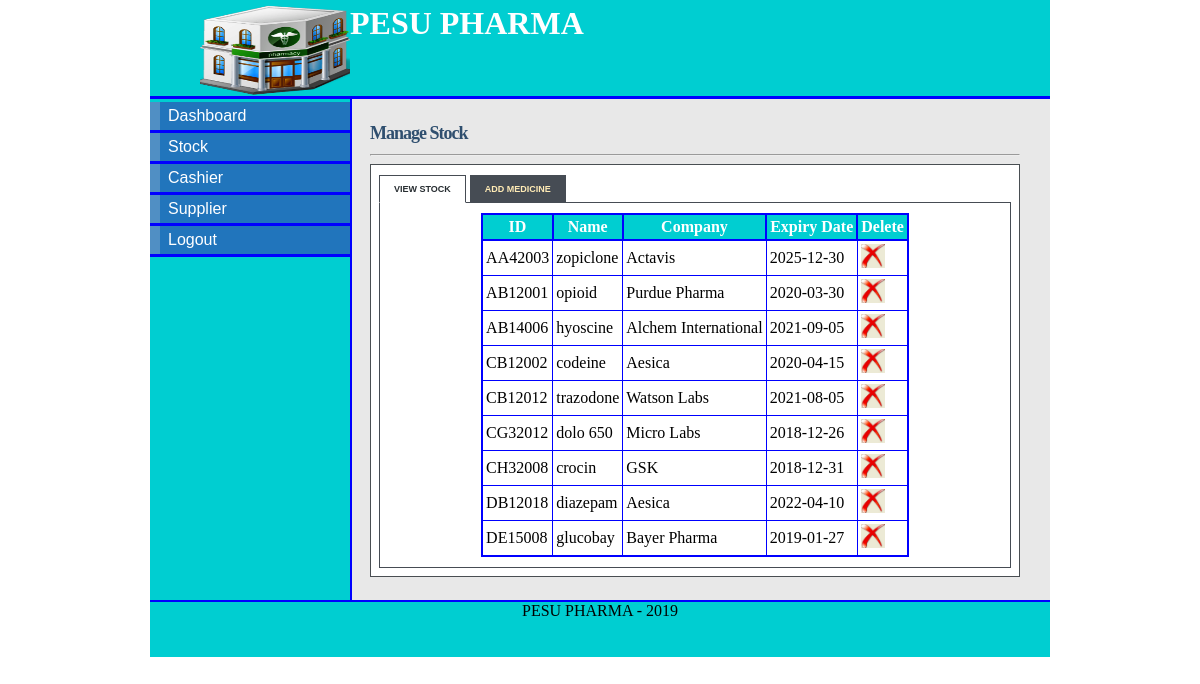
Screenshot of /stock.php (signed in) with the database file from the repository.
### tables this page shows
CREATE TABLE IF NOT EXISTS `STOCK`(
  `stock_id` VARCHAR(10) NOT NULL,
  `drug` VARCHAR(25) NOT NULL,
  `quantity` INT,
  `company` VARCHAR(25) NOT NULL,
  `cost` INT,
  `description` VARCHAR(50),
  `expiry_date` DATE,
  PRIMARY KEY(`stock_id`)
);

### stock.php (the view, shortened to what this page needs)
<!DOCTYPE html>
<html>
<head>
<link rel="stylesheet" type="text/css" href="style/mystyle.css">
<link rel="stylesheet" href="style/style.css" type="text/css" media="screen" />
<link rel="stylesheet" href="style/table.css" type="text/css" media="screen" />
</head>
<body>
<div id="content">
<div id="header">
<h1><a href="#"><img src="images/hd_logo.jpg"></a>  PESU PHARMA</h1></div>
<div id="left_column">
<div id="button">
        <ul>
			<li><a href="admin.php">Dashboard</a></li>
            <li><a href="stock.php">Stock</a></li>
			<li><a href="admin_cashier.php">Cashier</a></li>
			<li><a href="admin_supplier.php">Supplier</a></li>
			<li><a href="logout.php">Logout</a></li>
		</ul>
</div>
		</div>
<div id="main">
<div id="tabbed_box" class="tabbed_box">
    <h4>Manage Stock</h4>
<hr/>
    <div class="tabbed_area">
        <ul class="tabs">
            <li><a href="javascript:tabSwitch('tab_1', 'content_1');" id="tab_1" class="active">View Stock</a></li>
            <li><a href="javascript:tabSwitch('tab_2', 'content_2');" id="tab_2">Add Medicine</a></li>
        </ul>
        <div id="content_1" class="content">
		<?php
        include_once('connect_db.php');
        $result = mysqli_query($con,"SELECT * FROM STOCK")
                or die(mysqli_error($con));
        echo "<table border='1' cellpadding='3' align='center'>";
         echo "<tr><th>ID</th><th>Name</th><th>Company</th><th>Expiry Date</th><th>Delete</th></tr>";
        while($row = mysqli_fetch_array( $result )) {
                echo "<tr>";
                 echo '<td>' . $row['stock_id'] . '</td>';
                echo '<td>' . $row['drug'] . '</td>';
				echo '<td>' . $row['company'] . '</td>';
				echo '<td>' . $row['expiry_date'] . '</td>';?>
				<td><a href="delete_stock.php?stock_id=<?php echo $row['stock_id']?>"><img src="images/delete-icon.jpg" width="24" height="24" border="0" /></a></td>
				<?php
		 }
        echo "</table>";
?>
        </div>
    </div>
</div>
</div>
<div id="footer" align="Center"> PESU PHARMA - 2019</div>
</div>
</body>
</html>

### style/mystyle.css (style rules this page uses)
body { margin-top: 0px; padding-top: 0px; }
#content { margin-left: auto; margin-right: auto; background: #E8E8E8; width: 900px; height: 600px; }
#header { width: 900px; height: 96px; background: #00CED1; border-bottom: solid 3px blue; }
#header h1 { margin: 0px; padding-top: 5px; margin-left: 50px; color: #fff; }
#header img { float:left; height: 90px; width: 150px; }
#left_column { clear: all; float: left; width: 200px; height: 501px; background: #00CED1; border-right:solid 2px blue; }
#main { clear: all; width: 780px; height: 470px; background: #E8E8E8; }
#button { width: 12.5em; padding: 0 0 1em 0; margin-top: 0.2em; margin-bottom: 1em; font-family: 'Trebuchet MS', 'Lucida Grande', Verdana, Arial, Sans-serif; background: #00CED1; color: #333; }
#button ul { list-style: none; margin: 0; padding: 0; border: none; }
#button li { border-bottom: 3px solid blue; margin: 0; list-style: none; list-style-image: none; }
#button li a { display: block; padding: 5px 5px 5px 0.5em; border-left: 10px solid #508fc4; border-right: 10px solid #2175bc; background-color: #2175bc; color: #fff; text-decoration: none; width: 100%; }
html>body #button li a { width: auto; }
#footer { width: 900px; height: 55px; background: #00CED1; clear: all; border-top: solid 2px blue; }

### style/style.css (style rules this page uses)
#tabbed_box { margin: 0px auto 0px 220px; width: 650px; }
.tabbed_box h4 { font-size: 18px; color:#2F4F6F; letter-spacing:-1px; margin-bottom:10px; }
.tabbed_area { border: 1px solid #494e52; background-color: #fff; padding: 8px; }
ul.tabs { margin: 0px; padding: 0px; margin-top: 5px; margin-bottom: 6px; }
ul.tabs li { list-style: none; display: inline; }
ul.tabs li a { background-color: #464c54; color: #ffebb5; padding: 8px 14px 8px 14px; text-decoration: none; font-size: 9px; font-family: Verdana, Arial, Helvetica, sans-serif; font-weight: bold; text-transform: uppercase; border: 1px solid #464c54; }
ul.tabs li a.active { background-color: #ffffff; color: #282e32; border: 1px solid #464c54; border-bottom: 1px solid #ffffff; }
.content { background-color: #ffffff; padding: 10px; border: 1px solid #464c54; }

### style/table.css (style rules this page uses)
table { border-collapse:collapse; }
table,th { border: 2px solid blue; }
th { background-color: #00CED1; color:white; }

### stock.php (style rules this page uses)
#main { height: 477px; }

### rows the page displays
stock: stock_id "AA42003", drug "zopiclone", company "Actavis", expiry_date "2025-12-30"
stock: stock_id "AB12001", drug "opioid", company "Purdue Pharma", expiry_date "2020-03-30"
stock: stock_id "AB14006", drug "hyoscine", company "Alchem International", expiry_date "2021-09-05"
stock: stock_id "CB12002", drug "codeine", company "Aesica", expiry_date "2020-04-15"
stock: stock_id "CB12012", drug "trazodone", company "Watson Labs", expiry_date "2021-08-05"
stock: stock_id "CG32012", drug "dolo 650", company "Micro Labs", expiry_date "2018-12-26"
stock: stock_id "CH32008", drug "crocin", company "GSK", expiry_date "2018-12-31"
stock: stock_id "DB12018", drug "diazepam", company "Aesica", expiry_date "2022-04-10"
stock: stock_id "DE15008", drug "glucobay", company "Bayer Pharma", expiry_date "2019-01-27"
